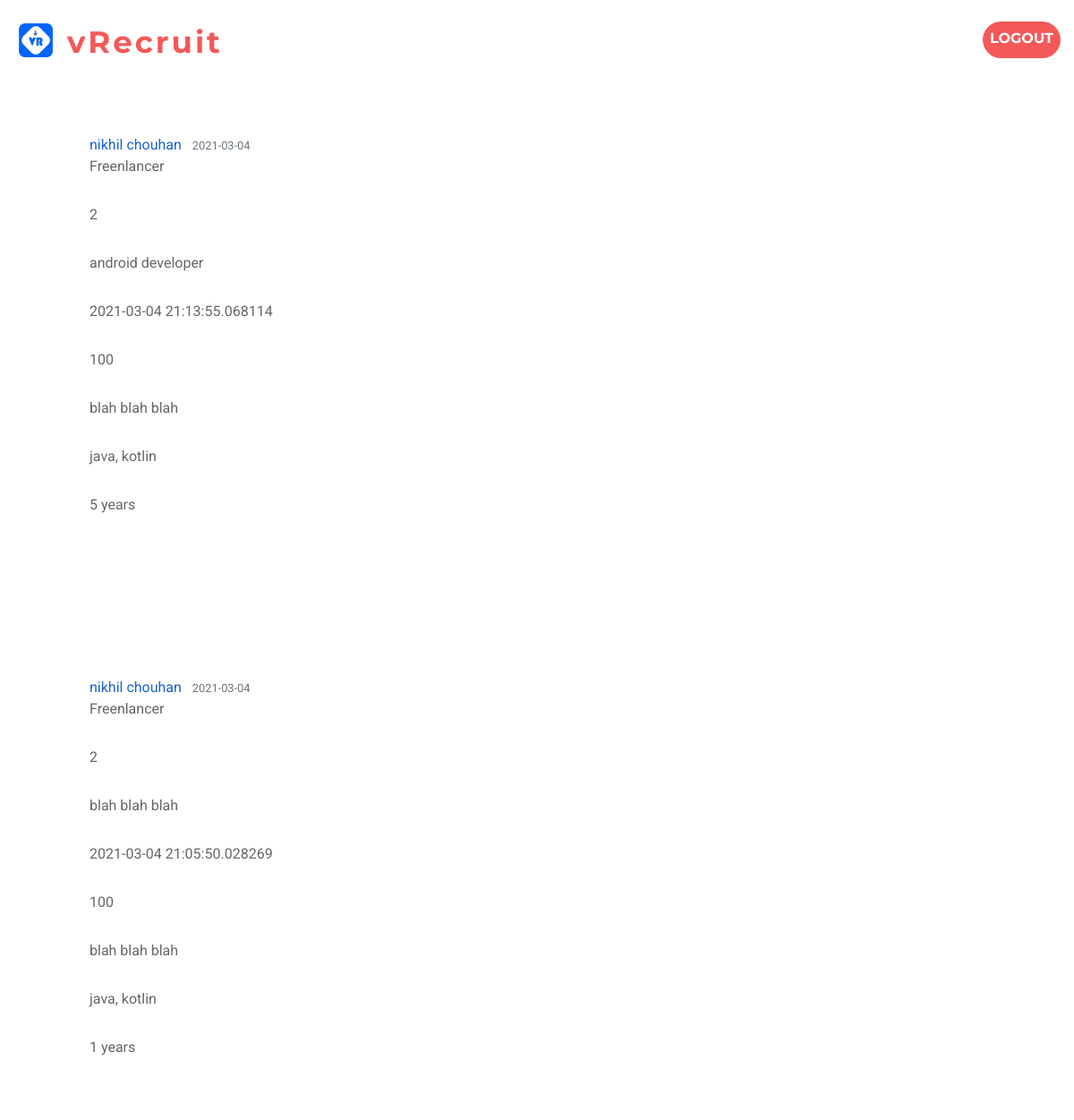
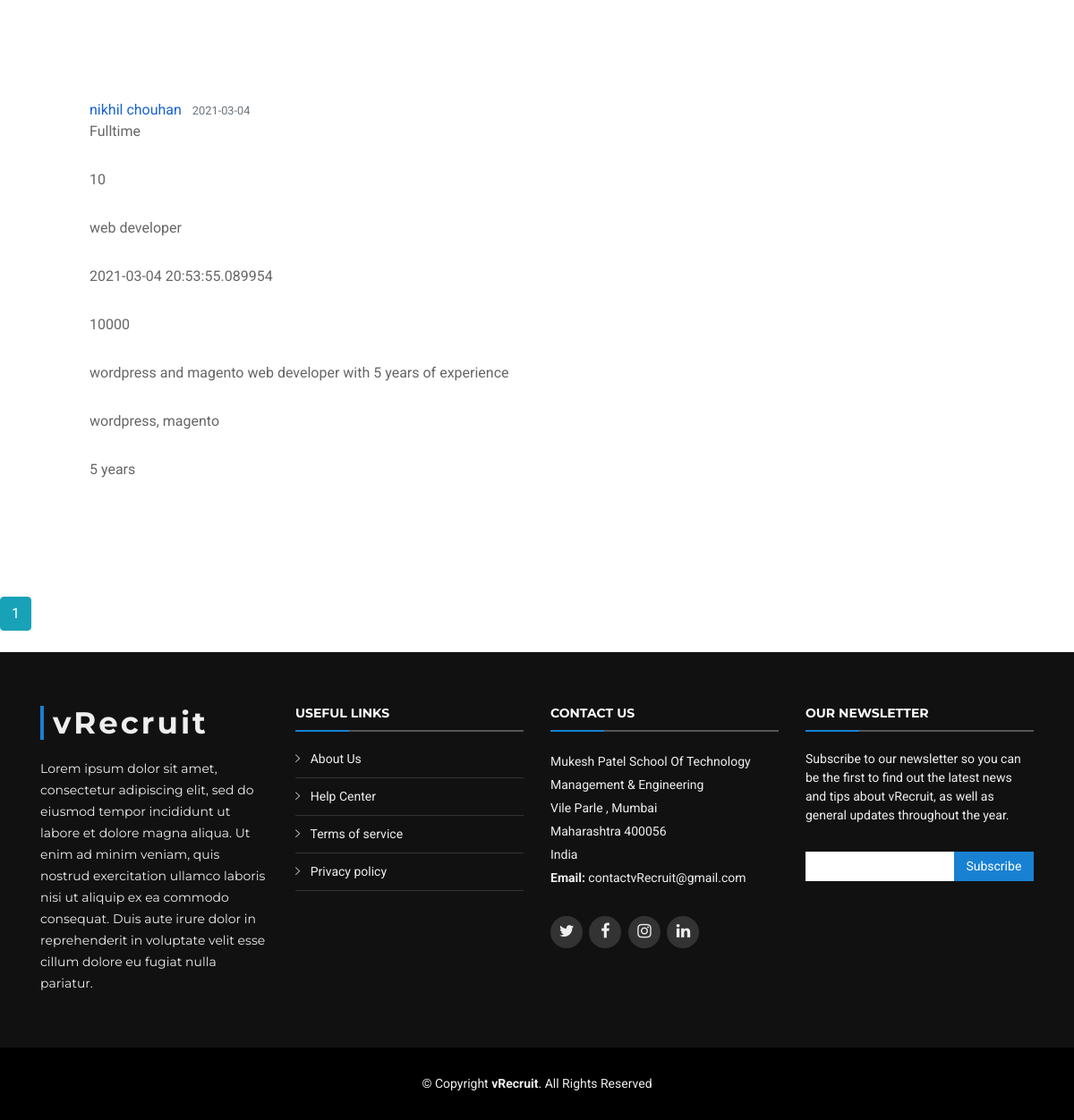
/jobposted, run on the app's committed database (2 pictures, top to bottom).
### vrecruit/models.py (models this page shows, shortened)
class PostJob(db.Model):
    id = db.Column(db.Integer, primary_key=True)
    job_type = db.Column(db.String(100), nullable=False)
    no_of_openings = db.Column(db.Integer, nullable=False)
    job_profile = db.Column(db.String(100), nullable=False)
    date_posted = db.Column(db.DateTime, nullable=False, default=datetime.utcnow)
    job_stipend = db.Column(db.Integer, nullable=False)
    job_description = db.Column(db.Text, nullable=False)
    skills_required = db.Column(db.Text, nullable=False)
    job_experience = db.Column(db.Text, nullable=False)
    user_id = db.Column(db.Integer, db.ForeignKey('user.id'), nullable=False)

class User(db.Model, UserMixin):
    id = db.Column(db.Integer, primary_key=True)
    email = db.Column(db.String(120), unique=True, nullable=False)
    password = db.Column(db.String(60), nullable=False)
    your_name = db.Column(db.String(120), nullable=False)
    user_type = db.Column(db.String(120), nullable=False)
    new_acc = db.Column(db.Boolean, default=True)
    contact_number = db.Column(db.Integer, nullable=False)
    posts = db.relationship('PostJob', backref='author', lazy=True)

### vrecruit/routes.py (the view)
@app.route('/jobposted')
def posted_job():
    page = request.args.get('page', 1, type=int)
    posts = PostJob.query.order_by(PostJob.date_posted.desc()).paginate(page=page, per_page=5)
    return render_template('jobposted.html', title='Jobs Posted', posts=posts)

### vrecruit/templates/jobposted.html
{% extends "layout/layout_employer.html" %}
{% block content %}
    {% for post in posts.items %}
        <article class="media content-section"  style="margin-top: 150px; margin-left: 100px; margin-right: 100px; margin-bottom: 100px;">
          <div class="media-body">
            <div class="article-metadata">
              <a class="mr-2" href="{{ url_for('user_posts', username=post.author.username) }}">{{ post.author.your_name }}</a>
              <small class="text-muted">{{ post.date_posted.strftime('%Y-%m-%d') }}</small>
            </div>
            <p class="article-content">{{ post.job_type }}</p>
            <p class="article-content">{{ post.no_of_openings }}</p>
            <p class="article-content">{{ post.job_profile }}</p>
            <p class="article-content">{{ post.date_posted }}</p>
            <p class="article-content">{{ post.job_stipend }}</p>
            <p class="article-content">{{ post.job_description }}</p>
            <p class="article-content">{{ post.skills_required}}</p>
            <p class="article-content">{{ post.job_experience }}</p>
          </div>
        </article>
    {% endfor %}
    {% for page_num in posts.iter_pages(left_edge=1, right_edge=1, left_current=1, right_current=2) %}
      {% if page_num %}
        {% if posts.page == page_num %}
          <a class="btn btn-info mb-4" href="{{ url_for('index', page=page_num) }}">{{ page_num }}</a>
        {% else %}
          <a class="btn btn-outline-info mb-4" href="{{ url_for('index', page=page_num) }}">{{ page_num }}</a>
        {% endif %}
      {% else %}
        ...
      {% endif %}
    {% endfor %}
{% endblock content %}

### vrecruit/static/css/style_employer.css (style rules this page uses)
body { background: #fff; color: #666666; font-family: "Roboto", sans-serif; }
a { color:#1862d2; transition: 0.5s; }
p { padding: 0; margin: 0 0 30px 0; }

### data on the page
PostJob: author.your_name "nikhil chouhan", date_posted "2021-03-04", job_type "Freenlancer", no_of_openings "2", job_profile "android developer", date_posted "2021-03-04 21:13:55.068114", job_stipend "100", job_description "blah blah blah", skills_required "java, kotlin", job_experience "5 years"
PostJob: author.your_name "nikhil chouhan", date_posted "2021-03-04", job_type "Freenlancer", no_of_openings "2", job_profile "blah blah blah", date_posted "2021-03-04 21:05:50.028269", job_stipend "100", job_description "blah blah blah", skills_required "java, kotlin", job_experience "1 years"
PostJob: author.your_name "nikhil chouhan", date_posted "2021-03-04", job_type "Fulltime", no_of_openings "10", job_profile "web developer", date_posted "2021-03-04 20:53:55.089954", job_stipend "10000", job_description "wordpress and magento web developer with 5 years of experience", skills_required "wordpress, magento", job_experience "5 years"

### other printed values
{{ page_num }} "1"
